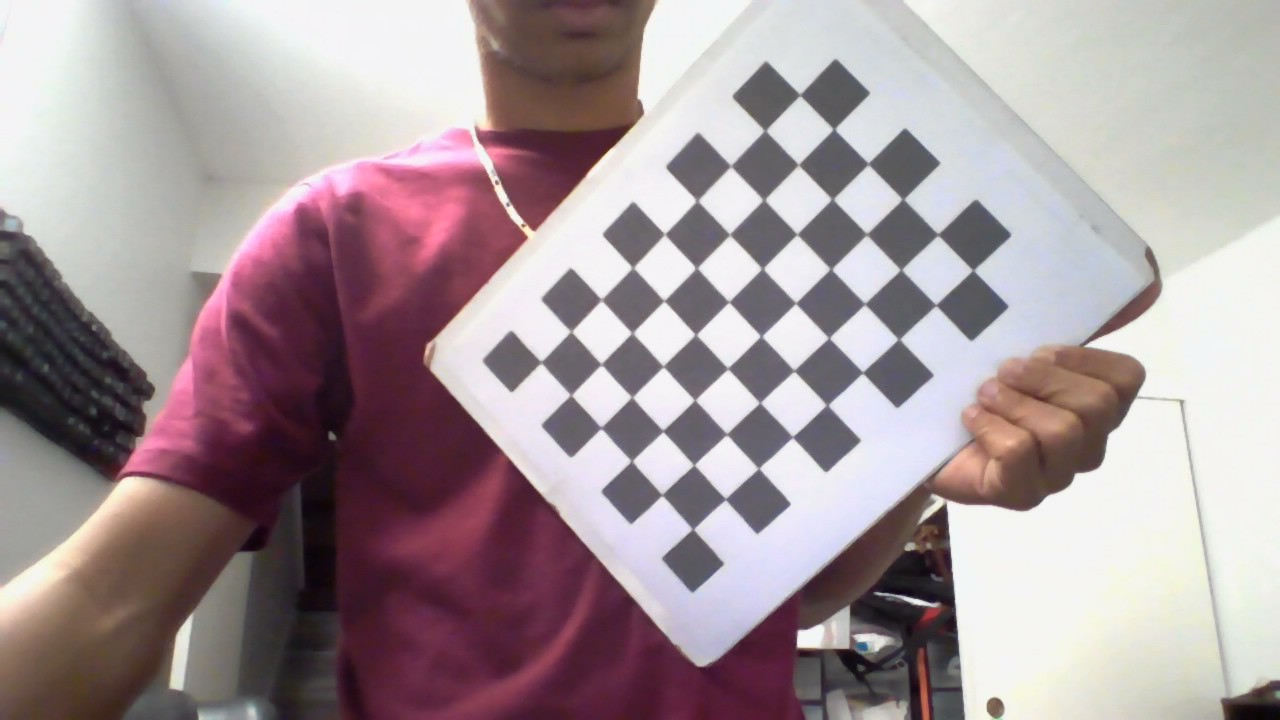
//> input picture calib/0.jpg, 1280 x 720 px
$ ./camera_calibration   (built with g++ and OpenCV 4)
//> lines starting //> are read from the running program, lines starting //| are printed output that depends on the picture; pictures that were not available may be replaced by others from this repository, and a replacement may not be noted
#include <iostream>
#include <vector>
#include <opencv2/opencv.hpp>

using namespace std;
using namespace cv;

int main() {

    const int numImgs = 19;
    const Size boardSize(9, 6);          // INTERNAL corners
    const float squareSize = 0.025f;     // meters (25mm)
    const string basePath = "../calib/";
    const string ext = ".jpg";


    vector<vector<Point2f>> imagePoints;
    vector<vector<Point3f>> objectPoints;

    vector<Point3f> obj;
    for (int i = 0; i < boardSize.height; i++) {
        for (int j = 0; j < boardSize.width; j++) {
            obj.push_back(Point3f(j * squareSize,
                                  i * squareSize,
                                  0));
        }
    }

    Size imageSize;

    Mat x = imread("../calib/0.jpg");
//> x is the input picture: 720 rows x 1280 cols, CV_8UC3; mean B, G, R 154.4, 150.8, 165.3
    cout << x.cols << endl << x.rows << endl;
//| 1280
//| 720

    for (int i = 0; i < numImgs; i++) {
        string filename = basePath + to_string(i) + ext;
        Mat img = imread(filename, IMREAD_GRAYSCALE);
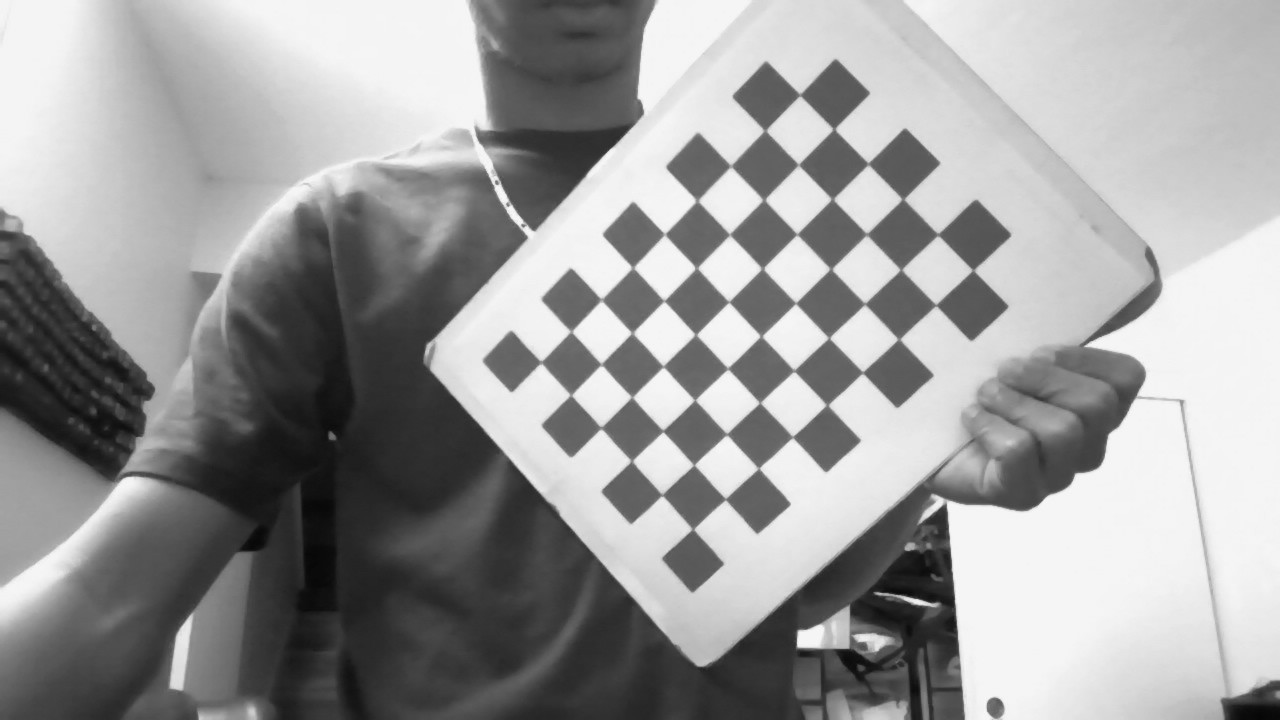
//> img: 720 rows x 1280 cols, CV_8UC1; min 6, max 255, mean 155.5

        if (img.empty()) {
            cerr << "Failed to load " << filename << endl;
            continue;
        }

        imageSize = img.size();
//> imageSize = Size(1280, 720)

        vector<Point2f> corners;
        bool found = findChessboardCorners(
            img,
            boardSize,
            corners,
            CALIB_CB_ADAPTIVE_THRESH |
            CALIB_CB_NORMALIZE_IMAGE
        );
//> corners = 54 Points (x, y), first 12: [539.6, 359.7], [571, 331.5], [600, 297.3], [634.8, 268.5], [664.8, 232.7], [697, 200.5], [730.5, 166], [765, 130.5], [801.4, 96.9], [569.3, 394.5], [601.5, 364], [630.1, 334.2]; found = true

        if (!found) {
            cerr << "Corners not found in " << filename << endl;
            continue;
        }

        cornerSubPix(
            img,
            corners,
            Size(11, 11),
            Size(-1, -1),
            TermCriteria(TermCriteria::EPS + TermCriteria::COUNT, 30, 0.001)
        );
//> corners = 54 Points (x, y), first 12: [541, 362.2], [571.1, 331.5], [601.3, 299.7], [632.8, 267.5], [664.6, 234.2], [697.1, 200.5], [730.8, 165.9], [764.9, 130.5], [799.9, 94.84], [570.9, 395.1], [601.3, 364.2], [632.2, 332.9]

        imagePoints.push_back(corners);
//> imagePoints = 1 point lists
        objectPoints.push_back(obj);

        cout << "Processed " << filename << endl;
    }
//> pass 2 of the loop `for (int i = 0; i < numImgs; i++)`:
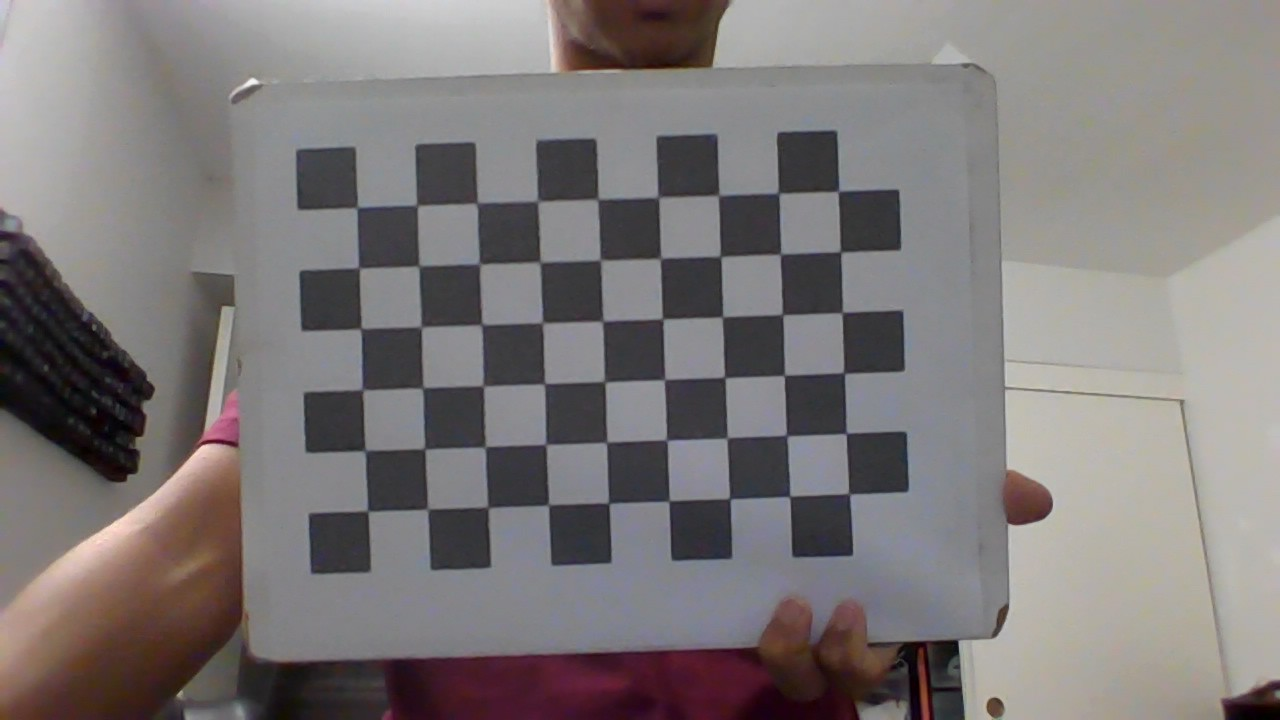
//> input picture calib/1.jpg, 1280 x 720 px
//> `Mat img = imread(filename, IMREAD_GRAYSCALE);`:
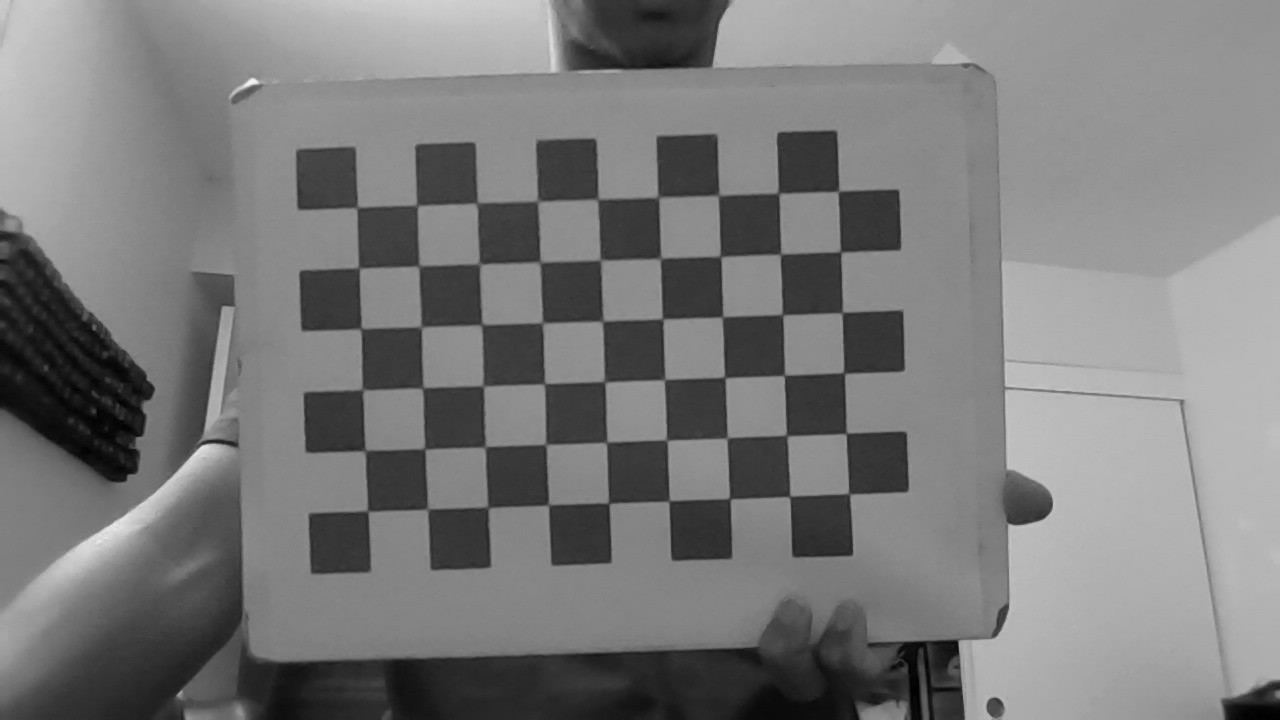
//> img: 720 rows x 1280 cols, CV_8UC1; min 0, max 246, mean 122
//> `bool found = findChessboardCorners( img, boardSize, corners, CALIB_CB_..`: corners = 54 Points (x, y), first 12: [357.5, 207], [417, 205.5], [477.5, 203], [537.5, 201.5], [598.5, 199.5], [658.5, 197], [719, 195], [778, 193.5], [838.5, 191], [359, 268], [419.5, 266], [479.5, 264]
//> `cornerSubPix( img, corners, Size(11, 11), Size(-1, -1), TermCriteria(T..`: corners = 54 Points (x, y), first 12: [357, 207.5], [417.1, 205.4], [477.1, 203.1], [537.6, 201.1], [597.8, 199.2], [658.2, 197.3], [718.5, 195.2], [778.5, 193.1], [838.4, 191.2], [358.9, 268], [418.8, 265.8], [479.6, 264.1]
//> imagePoints = 2 point lists

    if (imagePoints.size() < 10) {
        cerr << "Not enough valid images for calibration!" << endl;
        return -1;
    }

    Mat K, distCoeffs;
    vector<Mat> rvecs, tvecs;

    double rms = calibrateCamera(
        objectPoints,
        imagePoints,
        imageSize,
        K,
        distCoeffs,
        rvecs,
        tvecs
    );

    cout << "\n=== Calibration Results ===" << endl;
    cout << "RMS error: " << rms << endl;
    cout << "Camera Matrix K:\n" << K << endl;
    cout << "Distortion Coefficients:\n" << distCoeffs << endl;

    return 0;
}
